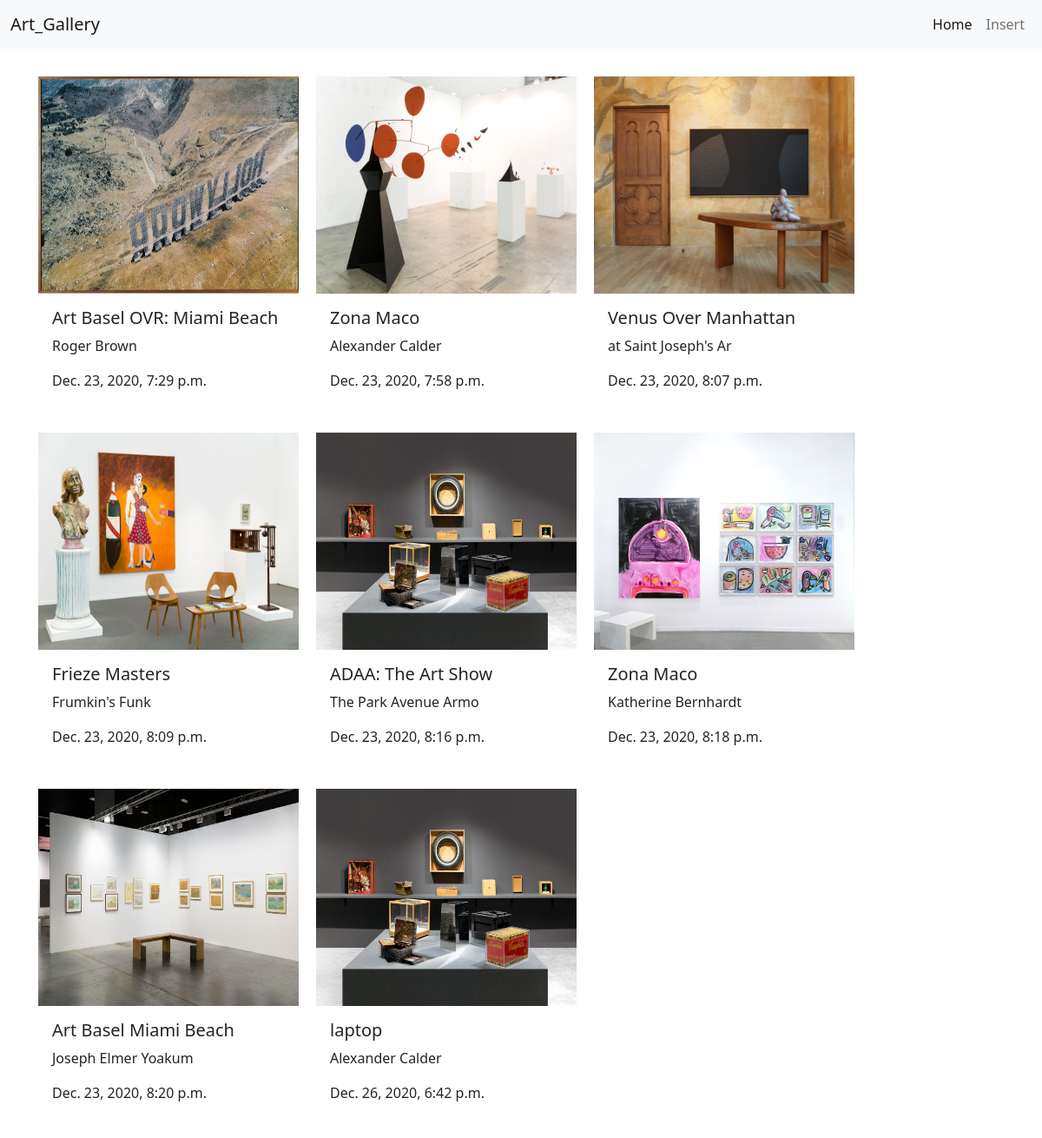
The page / on the database its author committed.
### gallery/models.py (models this page shows, shortened)
class Item(models.Model):
    title = models.CharField(max_length=200)
    artist = models.CharField(max_length=20)
    description = models.TextField()
    date = models.DateTimeField(auto_now_add=True)
    image = models.ImageField(upload_to='art/')

### gallery/views.py (the view)
# urls.py: 2. Add a URL to urlpatterns:  path('', views.home, name='home')
def home(request):
    data = {
        'item':Item.objects.all(),
    }
    return render(request,'home.html',data)

### templates/home.html (shortened to what this page needs)
<!DOCTYPE html>
<html lang="en">
<head>
<link href="https://cdn.jsdelivr.net/npm/bootstrap@5.0.0-beta1/dist/css/bootstrap.min.css" rel="stylesheet">
</head>
<body>
    <nav class="navbar navbar-light navbar-expand-lg bg-light">
        <div class="container-fluid">
          <a class="navbar-brand" href="{% url 'homepage' %}">Art_Gallery</a>
        <ul class="navbar-nav">
            <li class="nav-item">
              <a class="nav-link active" aria-current="page" href="{% url 'homepage' %}">Home</a>
            </li>
            <li class="nav-item">
              <a class="nav-link" aria-current="page" href="{% url 'insert' %}">Insert</a>
            </li>
        </ul>
    </div>
      </nav>
     <div class="container-xxl m-4" >
        {% for i in item %}
        <div class="card border-0 m-2 float-start" style="width: 19rem;">
           <img src="{{ i.image.url }}" class="" width="300px" height="250px" alt="...">
           <div class="card-body">
             <h5 class="card-text">{{ i.title }}</h5>
             <p>{{ i.artist }}</p>
             <p>{{ i.date }}</p>
           </div>
         </div>
        {% endfor %}
    </div>
</body>
</html>

### rows shown on the page
Item: image (picture), title "Art Basel OVR: Miami Beach", artist "Roger Brown", date "Dec. 23, 2020, 7:29 p.m."
Item: image (picture), title "Zona Maco", artist "Alexander Calder", date "Dec. 23, 2020, 7:58 p.m."
Item: image (picture), title "Venus Over Manhattan", artist "at Saint Joseph's Ar", date "Dec. 23, 2020, 8:07 p.m."
Item: image (picture), title "Frieze Masters", artist "Frumkin's Funk", date "Dec. 23, 2020, 8:09 p.m."
Item: image (picture), title "ADAA: The Art Show", artist "The Park Avenue Armo", date "Dec. 23, 2020, 8:16 p.m."
Item: image (picture), title "Zona Maco", artist "Katherine Bernhardt", date "Dec. 23, 2020, 8:18 p.m."
Item: image (picture), title "Art Basel Miami Beach", artist "Joseph Elmer Yoakum", date "Dec. 23, 2020, 8:20 p.m."
Item: image (picture), title "laptop", artist "Alexander Calder", date "Dec. 26, 2020, 6:42 p.m."
